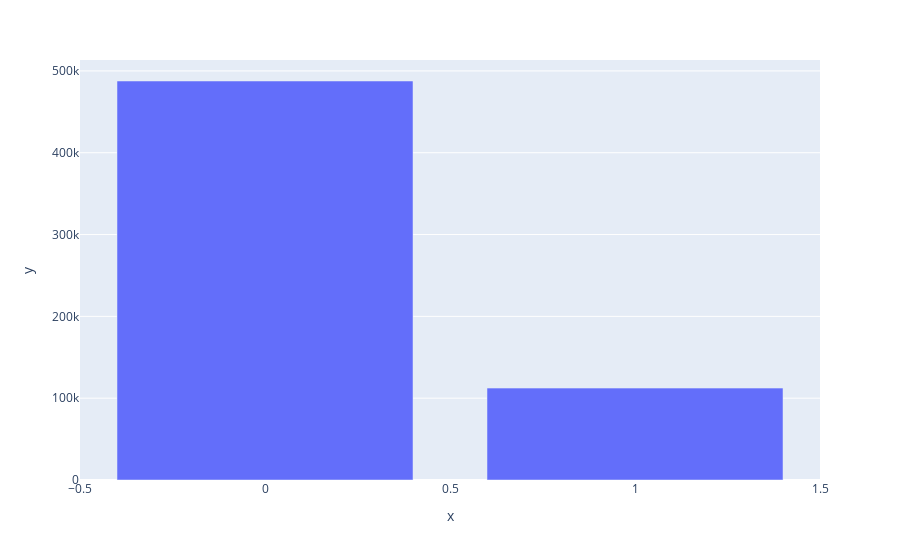

Source (notebook cell):
### Code cell
px.bar( y=train_df.target.value_counts() ,)

### Figure 1 — Plotly figure (JSON) as saved in the notebook; plotly's stock layout.template omitted (floating-point values rounded to 4 significant figures)
{"data": [{"alignmentgroup": "True", "hovertemplate": "x=%{x}<br>y=%{y}<extra></extra>", "legendgroup": "", "marker": {"color": "#636efa"}, "name": "", "offsetgroup": "", "orientation": "v", "showlegend": false, "textposition": "auto", "type": "bar", "x": [0, 1], "xaxis": "x", "y": [487677, 112323], "yaxis": "y"}], "layout": {"barmode": "relative", "legend": {"tracegroupgap": 0}, "margin": {"t": 60}, "xaxis": {"anchor": "y", "domain": [0, 1], "title": {"text": "x"}}, "yaxis": {"anchor": "x", "domain": [0, 1], "title": {"text": "y"}}}}
